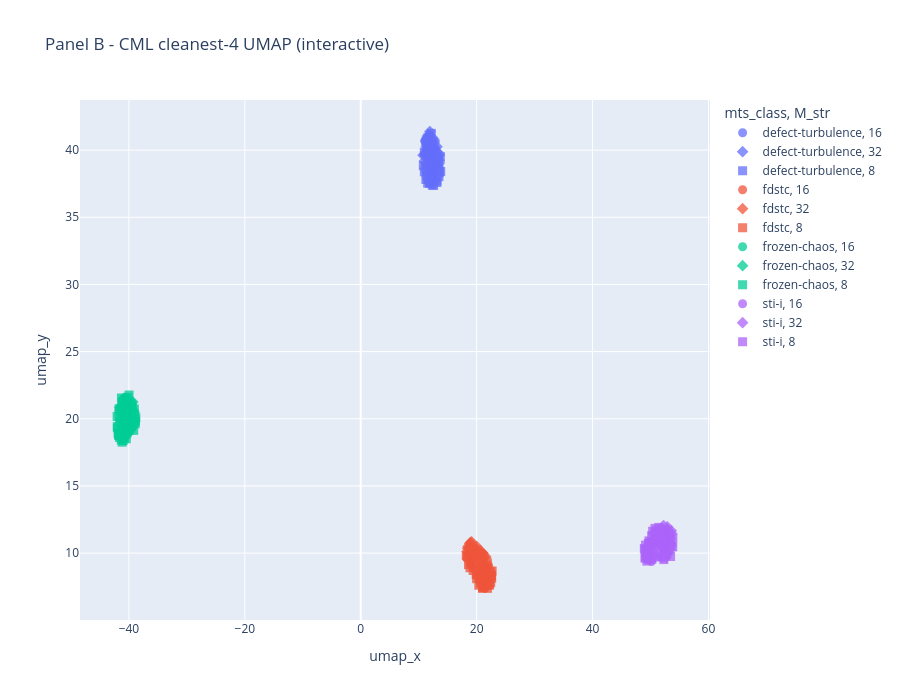

The code cell stored with this chart in its notebook:
### Code cell
# interactive (exploration)
dfp = df_cml.assign(M_str=df_cml["M"].astype(str), instance_str=df_cml["instance"].astype(str))
fig = px.scatter(dfp, x="umap_x", y="umap_y", color="mts_class", symbol="M_str",
                 hover_data={"M": True, "T": True, "instance_str": True, "M_str": False,
                             "umap_x": ":.2f", "umap_y": ":.2f"},
                 title=f"Panel B - CML {SUBSET} UMAP (interactive)", width=900, height=700)
fig.update_traces(marker=dict(size=9, opacity=0.75)); fig.show()

### Figure 1 — Plotly figure (JSON) as saved in the notebook; plotly's stock layout.template omitted (floating-point values rounded to 4 significant figures)
{"data": [{"customdata": [[16, 1000, "0", "16"], [16, 1000, "1", "16"], [16, 1000, "2", "16"], [16, 1000, "3", "16"], [16, 1000, "4", "16"], [16, 1000, "5", "16"], [16, 1000, "6", "16"], [16, 1000, "7", "16"], [16, 1000, "8", "16"], [16, 1000, "9", "16"], [16, 2000, "0", "16"], [16, 2000, "1", "16"], [16, 2000, "2", "16"], [16, 2000, "3", "16"], [16, 2000, "4", "16"], [16, 2000, "5", "16"], [16, 2000, "6", "16"], [16, 2000, "7", "16"], [16, 2000, "8", "16"], [16, 2000, "9", "16"], [16, 500, "0", "16"], [16, 500, "1", "16"], [16, 500, "2", "16"], [16, 500, "3", "16"], [16, 500, "4", "16"], [16, 500, "5", "16"], [16, 500, "6", "16"], [16, 500, "7", "16"], [16, 500, "8", "16"], [16, 500, "9", "16"]], "hovertemplate": "mts_class=defect-turbulence<br>umap_x=%{x:.2f}<br>umap_y=%{y:.2f}<br>M=%{customdata[0]}<br>T=%{customdata[1]}<br>instance_str=%{customdata[2]}<extra></extra>", "legendgroup": "defect-turbulence, 16", "marker": {"color": "#636efa", "opacity": 0.75, "size": 9, "symbol": "circle"}, "mode": "markers", "name": "defect-turbulence, 16", "orientation": "v", "showlegend": true, "type": "scatter", "x": [12.84, 12.63, 12.28, 11.17, 13.43, 11.21, 11.89, 12.87, 11.23, 13.01, 11.75, 12.82, 12.72, 13.72, 13.44, 13.42, 11.84, 11.98, 13.1, 13.04, 11.06, 11.29, 11.28, 10.93, 11.98, 11.08, 12.43, 11.53, 11.78, 11.71], "xaxis": "x", "y": [39.38, 38.26, 38.96, 38.87, 39.47, 38.43, 38.69, 40.65, 38.94, 39.86, 38.36, 37.83, 38.11, 39.11, 39.03, 38.75, 37.7, 37.54, 38.2, 38.88, 40.69, 40.11, 40.01, 39.69, 40.49, 40.68, 40.53, 39.34, 41.02, 41.14], "yaxis": "y"}, {"customdata": [[32, 1000, "0", "32"], [32, 1000, "1", "32"], [32, 1000, "2", "32"], [32, 1000, "3", "32"], [32, 1000, "4", "32"], [32, 1000, "5", "32"], [32, 1000, "6", "32"], [32, 1000, "7", "32"], [32, 1000, "8", "32"], [32, 1000, "9", "32"], [32, 2000, "0", "32"], [32, 2000, "1", "32"], [32, 2000, "2", "32"], [32, 2000, "3", "32"], [32, 2000, "4", "32"], [32, 2000, "5", "32"], [32, 2000, "6", "32"], [32, 2000, "7", "32"], [32, 2000, "8", "32"], [32, 2000, "9", "32"], [32, 500, "0", "32"], [32, 500, "1", "32"], [32, 500, "2", "32"], [32, 500, "3", "32"], [32, 500, "4", "32"], [32, 500, "5", "32"], [32, 500, "6", "32"], [32, 500, "7", "32"], [32, 500, "8", "32"], [32, 500, "9", "32"]], "hovertemplate": "mts_class=defect-turbulence<br>umap_x=%{x:.2f}<br>umap_y=%{y:.2f}<br>M=%{customdata[0]}<br>T=%{customdata[1]}<br>instance_str=%{customdata[2]}<extra></extra>", "legendgroup": "defect-turbulence, 32", "marker": {"color": "#636efa", "opacity": 0.75, "size": 9, "symbol": "diamond"}, "mode": "markers", "name": "defect-turbulence, 32", "orientation": "v", "showlegend": true, "type": "scatter", "x": [12.27, 12.25, 12.78, 11.76, 10.99, 11.67, 11.8, 12.57, 12.51, 12.46, 12.76, 12.71, 12.21, 11.63, 13.19, 13.15, 13.55, 12.8, 12.12, 13.23, 11.32, 12.45, 11.84, 11.46, 11.93, 11.99, 11.37, 11.91, 10.75, 12.36], "xaxis": "x", "y": [39.48, 39.82, 40.19, 39.53, 39.2, 39.85, 39.29, 40.04, 40.24, 39.77, 38.67, 39.09, 38.64, 38.31, 38.92, 40.26, 39.66, 38.99, 38.87, 39.88, 40.27, 40.73, 40.24, 39.65, 41.38, 40.01, 40.4, 41.11, 39.62, 40.94], "yaxis": "y"}, {"customdata": [[8, 1000, "0", "8"], [8, 1000, "1", "8"], [8, 1000, "2", "8"], [8, 1000, "3", "8"], [8, 1000, "4", "8"], [8, 1000, "5", "8"], [8, 1000, "6", "8"], [8, 1000, "7", "8"], [8, 1000, "8", "8"], [8, 1000, "9", "8"], [8, 2000, "0", "8"], [8, 2000, "1", "8"], [8, 2000, "2", "8"], [8, 2000, "3", "8"], [8, 2000, "4", "8"], [8, 2000, "5", "8"], [8, 2000, "6", "8"], [8, 2000, "7", "8"], [8, 2000, "8", "8"], [8, 2000, "9", "8"], [8, 500, "0", "8"], [8, 500, "1", "8"], [8, 500, "2", "8"], [8, 500, "3", "8"], [8, 500, "4", "8"], [8, 500, "5", "8"], [8, 500, "6", "8"], [8, 500, "7", "8"], [8, 500, "8", "8"], [8, 500, "9", "8"]], "hovertemplate": "mts_class=defect-turbulence<br>umap_x=%{x:.2f}<br>umap_y=%{y:.2f}<br>M=%{customdata[0]}<br>T=%{customdata[1]}<br>instance_str=%{customdata[2]}<extra></extra>", "legendgroup": "defect-turbulence, 8", "marker": {"color": "#636efa", "opacity": 0.75, "size": 9, "symbol": "square"}, "mode": "markers", "name": "defect-turbulence, 8", "orientation": "v", "showlegend": true, "type": "scatter", "x": [13.54, 13.09, 11.73, 10.97, 11.75, 12.14, 11.86, 13.73, 12.2, 12.43, 13.13, 12.61, 13.8, 12.34, 13.16, 11.55, 12.57, 12.28, 13.49, 13.52, 11.52, 11.36, 11.31, 11.7, 11.24, 12.17, 11.82, 10.8, 10.96, 13.33], "xaxis": "x", "y": [38.51, 38.39, 37.85, 38.39, 40.88, 38.02, 37.52, 39.52, 38.24, 38.73, 37.59, 38.01, 38.41, 37.39, 37.71, 37.54, 37.38, 38.13, 38.02, 38.29, 40.9, 38.11, 40.77, 40.22, 37.81, 41.25, 39.16, 38.84, 39.85, 39.4], "yaxis": "y"}, {"customdata": [[16, 1000, "0", "16"], [16, 1000, "1", "16"], [16, 1000, "2", "16"], [16, 1000, "3", "16"], [16, 1000, "4", "16"], [16, 1000, "5", "16"], [16, 1000, "6", "16"], [16, 1000, "7", "16"], [16, 1000, "8", "16"], [16, 1000, "9", "16"], [16, 2000, "0", "16"], [16, 2000, "1", "16"], [16, 2000, "2", "16"], [16, 2000, "3", "16"], [16, 2000, "4", "16"], [16, 2000, "5", "16"], [16, 2000, "6", "16"], [16, 2000, "7", "16"], [16, 2000, "8", "16"], [16, 2000, "9", "16"], [16, 500, "0", "16"], [16, 500, "1", "16"], [16, 500, "2", "16"], [16, 500, "3", "16"], [16, 500, "4", "16"], [16, 500, "5", "16"], [16, 500, "6", "16"], [16, 500, "7", "16"], [16, 500, "8", "16"], [16, 500, "9", "16"]], "hovertemplate": "mts_class=fdstc<br>umap_x=%{x:.2f}<br>umap_y=%{y:.2f}<br>M=%{customdata[0]}<br>T=%{customdata[1]}<br>instance_str=%{customdata[2]}<extra></extra>", "legendgroup": "fdstc, 16", "marker": {"color": "#EF553B", "opacity": 0.75, "size": 9, "symbol": "circle"}, "mode": "markers", "name": "fdstc, 16", "orientation": "v", "showlegend": true, "type": "scatter", "x": [20.84, 20.65, 21.48, 21.21, 20.84, 20.49, 21.46, 20.77, 20.68, 20.79, 21.89, 21.88, 21.49, 21.33, 22.0, 21.51, 21.84, 21.77, 22.11, 21.93, 18.94, 18.93, 18.92, 19.17, 19.81, 18.9, 19.31, 19.53, 18.34, 19.82], "xaxis": "x", "y": [8.523, 8.34, 8.287, 9.074, 9.022, 8.884, 9.012, 9.135, 8.798, 8.489, 8.852, 9.448, 8.475, 8.142, 9.136, 8.554, 8.699, 8.328, 8.948, 8.092, 9.761, 9.427, 9.429, 9.565, 9.227, 9.22, 8.974, 8.86, 9.596, 9.634], "yaxis": "y"}, {"customdata": [[32, 1000, "0", "32"], [32, 1000, "1", "32"], [32, 1000, "2", "32"], [32, 1000, "3", "32"], [32, 1000, "4", "32"], [32, 1000, "5", "32"], [32, 1000, "6", "32"], [32, 1000, "7", "32"], [32, 1000, "8", "32"], [32, 1000, "9", "32"], [32, 2000, "0", "32"], [32, 2000, "1", "32"], [32, 2000, "2", "32"], [32, 2000, "3", "32"], [32, 2000, "4", "32"], [32, 2000, "5", "32"], [32, 2000, "6", "32"], [32, 2000, "7", "32"], [32, 2000, "8", "32"], [32, 2000, "9", "32"], [32, 500, "0", "32"], [32, 500, "1", "32"], [32, 500, "2", "32"], [32, 500, "3", "32"], [32, 500, "4", "32"], [32, 500, "5", "32"], [32, 500, "6", "32"], [32, 500, "7", "32"], [32, 500, "8", "32"], [32, 500, "9", "32"]], "hovertemplate": "mts_class=fdstc<br>umap_x=%{x:.2f}<br>umap_y=%{y:.2f}<br>M=%{customdata[0]}<br>T=%{customdata[1]}<br>instance_str=%{customdata[2]}<extra></extra>", "legendgroup": "fdstc, 32", "marker": {"color": "#EF553B", "opacity": 0.75, "size": 9, "symbol": "diamond"}, "mode": "markers", "name": "fdstc, 32", "orientation": "v", "showlegend": true, "type": "scatter", "x": [20.0, 20.03, 19.31, 20.2, 19.81, 19.54, 19.48, 19.96, 19.41, 19.66, 20.97, 20.5, 20.91, 20.69, 21.19, 20.97, 21.14, 21.53, 21.1, 20.68, 18.38, 18.45, 18.71, 18.94, 19.17, 18.94, 19.13, 18.68, 18.77, 18.48], "xaxis": "x", "y": [10.34, 10.48, 9.927, 10.03, 10.27, 9.876, 9.718, 9.515, 10.02, 10.26, 10.02, 9.856, 9.696, 9.39, 9.551, 9.041, 9.798, 9.747, 9.983, 10.16, 10.12, 10.32, 9.901, 10.79, 10.15, 10.51, 10.83, 10.41, 10.7, 10.46], "yaxis": "y"}, {"customdata": [[8, 1000, "0", "8"], [8, 1000, "1", "8"], [8, 1000, "2", "8"], [8, 1000, "3", "8"], [8, 1000, "4", "8"], [8, 1000, "5", "8"], [8, 1000, "6", "8"], [8, 1000, "7", "8"], [8, 1000, "8", "8"], [8, 1000, "9", "8"], [8, 2000, "0", "8"], [8, 2000, "1", "8"], [8, 2000, "2", "8"], [8, 2000, "3", "8"], [8, 2000, "4", "8"], [8, 2000, "5", "8"], [8, 2000, "6", "8"], [8, 2000, "7", "8"], [8, 2000, "8", "8"], [8, 2000, "9", "8"], [8, 500, "0", "8"], [8, 500, "1", "8"], [8, 500, "2", "8"], [8, 500, "3", "8"], [8, 500, "4", "8"], [8, 500, "5", "8"], [8, 500, "6", "8"], [8, 500, "7", "8"], [8, 500, "8", "8"], [8, 500, "9", "8"]], "hovertemplate": "mts_class=fdstc<br>umap_x=%{x:.2f}<br>umap_y=%{y:.2f}<br>M=%{customdata[0]}<br>T=%{customdata[1]}<br>instance_str=%{customdata[2]}<extra></extra>", "legendgroup": "fdstc, 8", "marker": {"color": "#EF553B", "opacity": 0.75, "size": 9, "symbol": "square"}, "mode": "markers", "name": "fdstc, 8", "orientation": "v", "showlegend": true, "type": "scatter", "x": [20.65, 21.87, 21.02, 21.77, 21.14, 21.01, 21.05, 20.37, 22.4, 22.2, 22.59, 22.21, 22.42, 21.29, 21.52, 22.67, 22.56, 22.51, 21.75, 22.15, 18.59, 18.86, 20.37, 18.38, 18.21, 20.6, 19.91, 20.06, 19.4, 20.0], "xaxis": "x", "y": [7.777, 7.376, 7.894, 8.946, 7.503, 7.373, 7.431, 8.247, 8.625, 8.36, 8.127, 7.609, 7.8, 7.455, 7.775, 8.665, 8.303, 8.361, 7.594, 7.657, 9.139, 8.908, 7.604, 9.747, 9.823, 8.025, 8.387, 8.432, 8.703, 8.094], "yaxis": "y"}, {"customdata": [[16, 1000, "0", "16"], [16, 1000, "1", "16"], [16, 1000, "2", "16"], [16, 1000, "3", "16"], [16, 1000, "4", "16"], [16, 1000, "5", "16"], [16, 1000, "6", "16"], [16, 1000, "7", "16"], [16, 1000, "8", "16"], [16, 1000, "9", "16"], [16, 2000, "0", "16"], [16, 2000, "1", "16"], [16, 2000, "2", "16"], [16, 2000, "3", "16"], [16, 2000, "4", "16"], [16, 2000, "5", "16"], [16, 2000, "6", "16"], [16, 2000, "7", "16"], [16, 2000, "8", "16"], [16, 2000, "9", "16"], [16, 500, "0", "16"], [16, 500, "1", "16"], [16, 500, "2", "16"], [16, 500, "3", "16"], [16, 500, "4", "16"], [16, 500, "5", "16"], [16, 500, "6", "16"], [16, 500, "7", "16"], [16, 500, "8", "16"], [16, 500, "9", "16"]], "hovertemplate": "mts_class=frozen-chaos<br>umap_x=%{x:.2f}<br>umap_y=%{y:.2f}<br>M=%{customdata[0]}<br>T=%{customdata[1]}<br>instance_str=%{customdata[2]}<extra></extra>", "legendgroup": "frozen-chaos, 16", "marker": {"color": "#00cc96", "opacity": 0.75, "size": 9, "symbol": "circle"}, "mode": "markers", "name": "frozen-chaos, 16", "orientation": "v", "showlegend": true, "type": "scatter", "x": [-39.4, -41.15, -39.76, -41.43, -40.08, -40.25, -40.23, -39.3, -39.41, -41.16, -41.4, -41.31, -39.51, -41.72, -40.14, -38.92, -41.16, -40.88, -40.35, -40.38, -40.65, -40.53, -39.49, -40.73, -40.45, -40.91, -39.82, -39.42, -41.21, -41.63], "xaxis": "x", "y": [19.36, 20.33, 20.75, 19.74, 20.94, 18.79, 21.43, 20.78, 20.28, 21.43, 20.98, 19.49, 21.0, 20.63, 19.22, 20.46, 19.48, 20.39, 20.62, 18.94, 19.03, 20.88, 19.49, 21.59, 19.13, 19.27, 19.06, 21.19, 21.33, 19.74], "yaxis": "y"}, {"customdata": [[32, 1000, "0", "32"], [32, 1000, "1", "32"], [32, 1000, "2", "32"], [32, 1000, "3", "32"], [32, 1000, "4", "32"], [32, 1000, "5", "32"], [32, 1000, "6", "32"], [32, 1000, "7", "32"], [32, 1000, "8", "32"], [32, 1000, "9", "32"], [32, 2000, "0", "32"], [32, 2000, "1", "32"], [32, 2000, "2", "32"], [32, 2000, "3", "32"], [32, 2000, "4", "32"], [32, 2000, "5", "32"], [32, 2000, "6", "32"], [32, 2000, "7", "32"], [32, 2000, "8", "32"], [32, 2000, "9", "32"], [32, 500, "0", "32"], [32, 500, "1", "32"], [32, 500, "2", "32"], [32, 500, "3", "32"], [32, 500, "4", "32"], [32, 500, "5", "32"], [32, 500, "6", "32"], [32, 500, "7", "32"], [32, 500, "8", "32"], [32, 500, "9", "32"]], "hovertemplate": "mts_class=frozen-chaos<br>umap_x=%{x:.2f}<br>umap_y=%{y:.2f}<br>M=%{customdata[0]}<br>T=%{customdata[1]}<br>instance_str=%{customdata[2]}<extra></extra>", "legendgroup": "frozen-chaos, 32", "marker": {"color": "#00cc96", "opacity": 0.75, "size": 9, "symbol": "diamond"}, "mode": "markers", "name": "frozen-chaos, 32", "orientation": "v", "showlegend": true, "type": "scatter", "x": [-40.13, -40.55, -39.67, -41.1, -39.71, -40.86, -41.59, -41.47, -40.38, -40.55, -40.52, -40.14, -39.26, -40.94, -39.69, -39.96, -40.33, -39.33, -39.82, -40.64, -40.28, -41.47, -40.39, -40.01, -39.57, -40.52, -39.94, -40.98, -40.6, -40.66], "xaxis": "x", "y": [20.71, 20.19, 19.21, 20.81, 19.98, 20.09, 20.86, 19.93, 19.98, 21.3, 19.82, 20.39, 20.5, 19.21, 19.94, 21.05, 20.29, 21.26, 19.61, 19.41, 19.98, 20.49, 20.45, 19.71, 21.06, 21.05, 20.19, 21.06, 21.46, 21.2], "yaxis": "y"}, {"customdata": [[8, 1000, "0", "8"], [8, 1000, "1", "8"], [8, 1000, "2", "8"], [8, 1000, "3", "8"], [8, 1000, "4", "8"], [8, 1000, "5", "8"], [8, 1000, "6", "8"], [8, 1000, "7", "8"], [8, 1000, "8", "8"], [8, 1000, "9", "8"], [8, 2000, "0", "8"], [8, 2000, "1", "8"], [8, 2000, "2", "8"], [8, 2000, "3", "8"], [8, 2000, "4", "8"], [8, 2000, "5", "8"], [8, 2000, "6", "8"], [8, 2000, "7", "8"], [8, 2000, "8", "8"], [8, 2000, "9", "8"], [8, 500, "0", "8"], [8, 500, "1", "8"], [8, 500, "2", "8"], [8, 500, "3", "8"], [8, 500, "4", "8"], [8, 500, "5", "8"], [8, 500, "6", "8"], [8, 500, "7", "8"], [8, 500, "8", "8"], [8, 500, "9", "8"]], "hovertemplate": "mts_class=frozen-chaos<br>umap_x=%{x:.2f}<br>umap_y=%{y:.2f}<br>M=%{customdata[0]}<br>T=%{customdata[1]}<br>instance_str=%{customdata[2]}<extra></extra>", "legendgroup": "frozen-chaos, 8", "marker": {"color": "#00cc96", "opacity": 0.75, "size": 9, "symbol": "square"}, "mode": "markers", "name": "frozen-chaos, 8", "orientation": "v", "showlegend": true, "type": "scatter", "x": [-41.72, -42.04, -40.8, -38.87, -38.8, -41.0, -39.06, -41.65, -41.79, -41.32, -41.87, -39.18, -41.56, -39.97, -41.7, -39.02, -41.17, -40.85, -41.62, -42.0, -42.0, -41.01, -40.94, -41.29, -40.46, -41.63, -38.94, -39.91, -40.22, -38.93], "xaxis": "x", "y": [18.76, 20.17, 18.56, 19.85, 20.07, 18.37, 20.73, 20.16, 18.78, 18.42, 18.92, 19.13, 18.8, 21.77, 20.74, 19.99, 18.26, 19.44, 18.9, 19.42, 19.32, 20.42, 20.1, 21.55, 18.5, 18.6, 19.61, 19.57, 21.59, 19.74], "yaxis": "y"}, {"customdata": [[16, 1000, "0", "16"], [16, 1000, "1", "16"], [16, 1000, "2", "16"], [16, 1000, "3", "16"], [16, 1000, "4", "16"], [16, 1000, "5", "16"], [16, 1000, "6", "16"], [16, 1000, "7", "16"], [16, 1000, "8", "16"], [16, 1000, "9", "16"], [16, 2000, "0", "16"], [16, 2000, "1", "16"], [16, 2000, "2", "16"], [16, 2000, "3", "16"], [16, 2000, "4", "16"], [16, 2000, "5", "16"], [16, 2000, "6", "16"], [16, 2000, "7", "16"], [16, 2000, "8", "16"], [16, 2000, "9", "16"], [16, 500, "0", "16"], [16, 500, "1", "16"], [16, 500, "2", "16"], [16, 500, "3", "16"], [16, 500, "4", "16"], [16, 500, "5", "16"], [16, 500, "6", "16"], [16, 500, "7", "16"], [16, 500, "8", "16"], [16, 500, "9", "16"]], "hovertemplate": "mts_class=sti-i<br>umap_x=%{x:.2f}<br>umap_y=%{y:.2f}<br>M=%{customdata[0]}<br>T=%{customdata[1]}<br>instance_str=%{customdata[2]}<extra></extra>", "legendgroup": "sti-i, 16", "marker": {"color": "#ab63fa", "opacity": 0.75, "size": 9, "symbol": "circle"}, "mode": "markers", "name": "sti-i, 16", "orientation": "v", "showlegend": true, "type": "scatter", "x": [50.39, 50.53, 52.75, 51.77, 52.65, 53.18, 50.71, 51.01, 51.88, 53.11, 50.18, 51.44, 50.9, 49.77, 49.77, 49.19, 50.12, 52.01, 49.6, 52.27, 51.58, 53.71, 52.41, 53.61, 50.97, 51.58, 53.6, 51.44, 52.26, 51.28], "xaxis": "x", "y": [10.24, 9.924, 9.813, 10.54, 10.12, 10.04, 10.74, 11.24, 11.06, 11.33, 9.368, 11.26, 10.8, 10.22, 10.87, 9.91, 10.83, 10.31, 10.31, 10.23, 9.728, 10.6, 11.47, 10.64, 11.41, 10.62, 11.06, 11.62, 10.8, 10.7], "yaxis": "y"}, {"customdata": [[32, 1000, "0", "32"], [32, 1000, "1", "32"], [32, 1000, "2", "32"], [32, 1000, "3", "32"], [32, 1000, "4", "32"], [32, 1000, "5", "32"], [32, 1000, "6", "32"], [32, 1000, "7", "32"], [32, 1000, "8", "32"], [32, 1000, "9", "32"], [32, 2000, "0", "32"], [32, 2000, "1", "32"], [32, 2000, "2", "32"], [32, 2000, "3", "32"], [32, 2000, "4", "32"], [32, 2000, "5", "32"], [32, 2000, "6", "32"], [32, 2000, "7", "32"], [32, 2000, "8", "32"], [32, 2000, "9", "32"], [32, 500, "0", "32"], [32, 500, "1", "32"], [32, 500, "2", "32"], [32, 500, "3", "32"], [32, 500, "4", "32"], [32, 500, "5", "32"], [32, 500, "6", "32"], [32, 500, "7", "32"], [32, 500, "8", "32"], [32, 500, "9", "32"]], "hovertemplate": "mts_class=sti-i<br>umap_x=%{x:.2f}<br>umap_y=%{y:.2f}<br>M=%{customdata[0]}<br>T=%{customdata[1]}<br>instance_str=%{customdata[2]}<extra></extra>", "legendgroup": "sti-i, 32", "marker": {"color": "#ab63fa", "opacity": 0.75, "size": 9, "symbol": "diamond"}, "mode": "markers", "name": "sti-i, 32", "orientation": "v", "showlegend": true, "type": "scatter", "x": [50.5, 50.46, 53.29, 53.27, 50.47, 53.2, 52.74, 53.11, 52.19, 52.56, 53.14, 52.66, 52.27, 52.69, 50.78, 52.07, 52.47, 51.95, 52.03, 52.93, 52.91, 51.93, 53.29, 51.92, 52.61, 52.88, 53.41, 53.59, 53.68, 52.25], "xaxis": "x", "y": [11.47, 11.02, 11.1, 10.65, 10.21, 11.52, 11.6, 10.73, 11.1, 10.73, 10.38, 9.655, 9.929, 10.94, 10.92, 11.79, 10.97, 10.66, 9.663, 10.72, 11.95, 11.8, 11.5, 11.06, 10.67, 11.76, 10.24, 11.66, 11.44, 12.05], "yaxis": "y"}, {"customdata": [[8, 1000, "0", "8"], [8, 1000, "1", "8"], [8, 1000, "2", "8"], [8, 1000, "3", "8"], [8, 1000, "4", "8"], [8, 1000, "5", "8"], [8, 1000, "6", "8"], [8, 1000, "7", "8"], [8, 1000, "8", "8"], [8, 1000, "9", "8"], [8, 2000, "0", "8"], [8, 2000, "1", "8"], [8, 2000, "2", "8"], [8, 2000, "3", "8"], [8, 2000, "4", "8"], [8, 2000, "5", "8"], [8, 2000, "6", "8"], [8, 2000, "7", "8"], [8, 2000, "8", "8"], [8, 2000, "9", "8"], [8, 500, "0", "8"], [8, 500, "1", "8"], [8, 500, "2", "8"], [8, 500, "3", "8"], [8, 500, "4", "8"], [8, 500, "5", "8"], [8, 500, "6", "8"], [8, 500, "7", "8"], [8, 500, "8", "8"], [8, 500, "9", "8"]], "hovertemplate": "mts_class=sti-i<br>umap_x=%{x:.2f}<br>umap_y=%{y:.2f}<br>M=%{customdata[0]}<br>T=%{customdata[1]}<br>instance_str=%{customdata[2]}<extra></extra>", "legendgroup": "sti-i, 8", "marker": {"color": "#ab63fa", "opacity": 0.75, "size": 9, "symbol": "square"}, "mode": "markers", "name": "sti-i, 8", "orientation": "v", "showlegend": true, "type": "scatter", "x": [49.5, 49.85, 51.27, 49.82, 53.84, 51.1, 49.83, 49.42, 50.76, 50.04, 48.93, 53.86, 49.39, 50.26, 49.04, 49.62, 50.36, 49.15, 52.29, 51.78, 51.44, 49.72, 49.1, 49.73, 49.06, 49.37, 51.43, 53.46, 50.19, 52.55], "xaxis": "x", "y": [9.559, 9.511, 9.706, 9.768, 10.46, 11.7, 10.19, 9.983, 11.84, 10.54, 10.34, 11.1, 10.26, 9.568, 10.26, 10.71, 11.63, 10.59, 9.516, 10.06, 11.51, 10.91, 9.69, 9.898, 9.618, 9.403, 11.91, 9.744, 11.29, 9.852], "yaxis": "y"}], "layout": {"height": 700, "legend": {"title": {"text": "mts_class, M_str"}, "tracegroupgap": 0}, "title": {"text": "Panel B - CML cleanest-4 UMAP (interactive)"}, "width": 900, "xaxis": {"anchor": "y", "domain": [0, 1], "title": {"text": "umap_x"}}, "yaxis": {"anchor": "x", "domain": [0, 1], "title": {"text": "umap_y"}}}}
